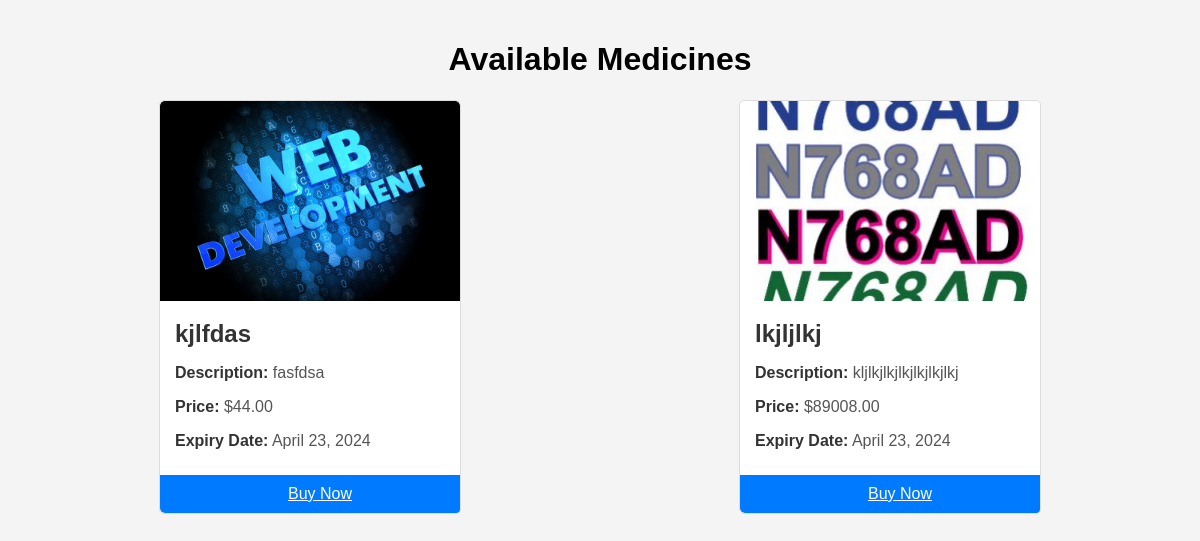
The page /all_meds/ on the database as committed earlier.
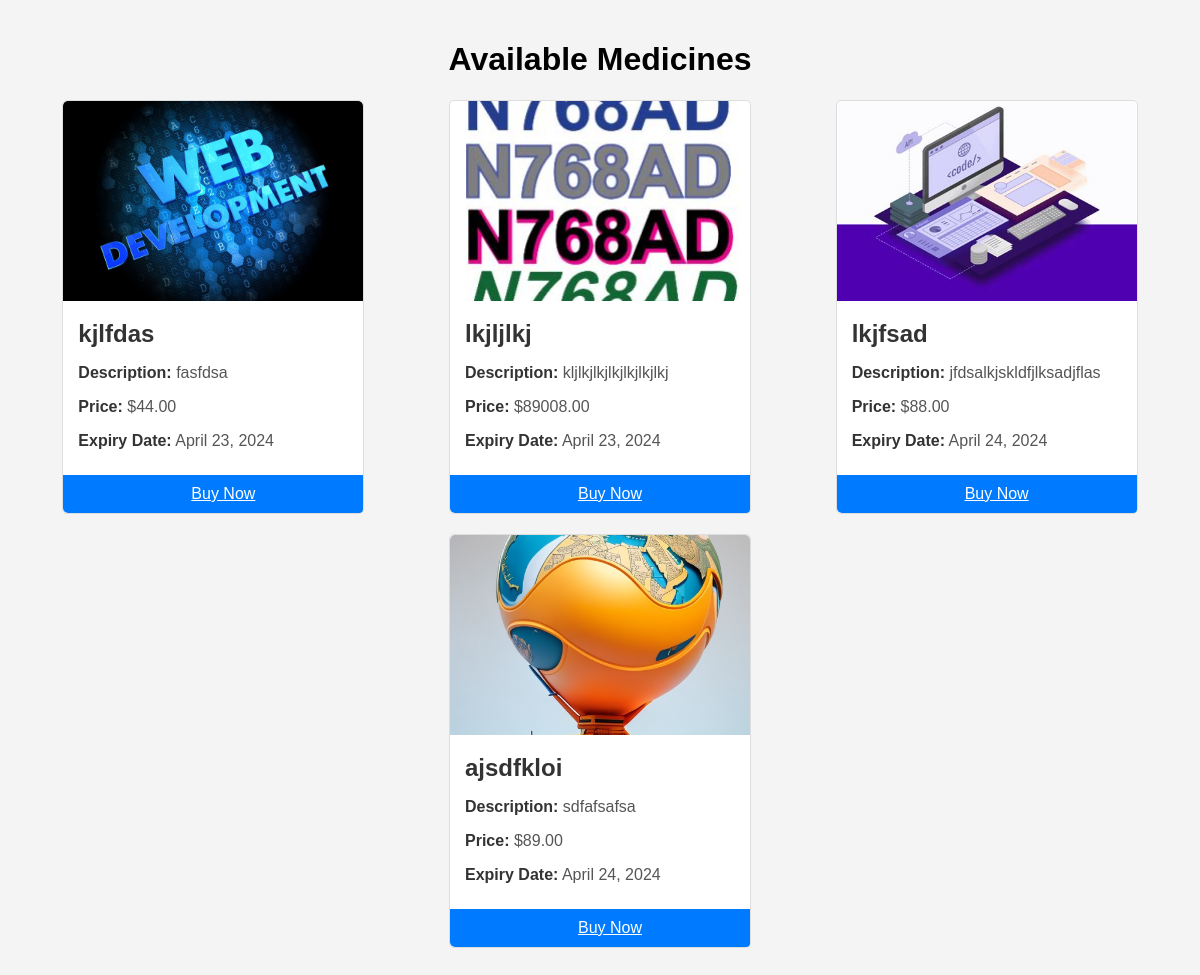
The same page on the database as committed later.
### doctor/models.py (models this page shows, shortened)
class Medicensell(models.Model):
    name = models.CharField(max_length=200)
    image = models.ImageField(upload_to='images/med', blank=True, null=True)
    description = models.TextField()
    price = models.DecimalField(max_digits=10, decimal_places=2)
    expiry_date = models.DateField()

### docscribbel/urls.py (the view)
# urls.py: path('all_meds/',all_meds,name='all_meds'),
def all_meds(request):
    all_meds = Medicensell.objects.all()
    return render(request,'meds.html',{'all_meds':all_meds})

### templates/meds.html (shortened to what this page needs)
<!DOCTYPE html>
<html lang="en">
<head>
</head>
<body>
<h1 style="text-align: center;">Available Medicines</h1>
<div class="container">
    {% for medicen in all_meds %}
    <div class="medicen">
        <img src="{{ medicen.image.url }}" alt="{{ medicen.name }}">
        <div class="medicen-info">
            <h2>{{ medicen.name }}</h2>
            <p><strong>Description:</strong> {{ medicen.description }}</p>
            <p><strong>Price:</strong> ${{ medicen.price }}</p>
            <p><strong>Expiry Date:</strong> {{ medicen.expiry_date }}</p>
        </div>
        <a href="{% url 'buy' %}" class="buy-button">Buy Now</a>
    </div>
    {% endfor %}
</div>
</body>
</html>

Rows that differ between the two databases and show on the page:
added Medicensell: image (picture), name "lkjfsad", description "jfdsalkjskldfjlksadjflas", price "88.00", expiry_date "April 24, 2024"
added Medicensell: image (picture), name "ajsdfkloi", description "sdfafsafsa", price "89.00", expiry_date "April 24, 2024"
